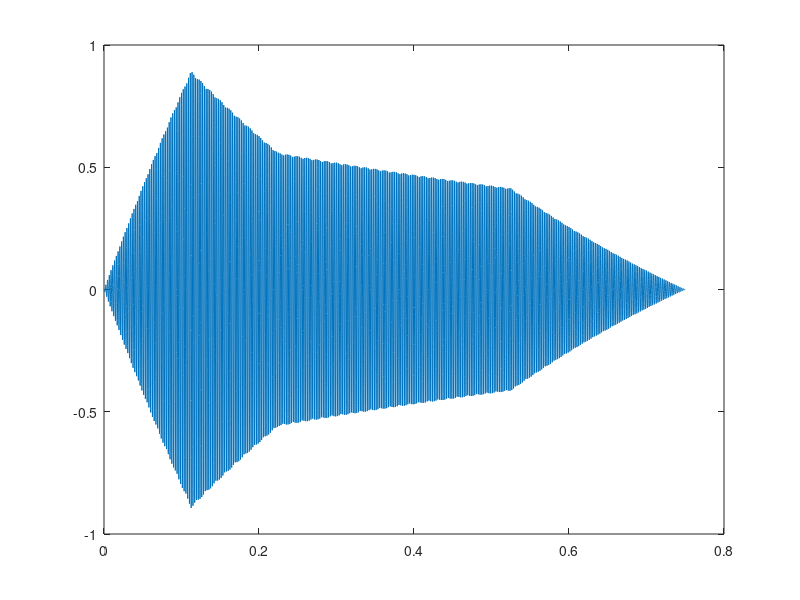

This figure's MATLAB source:
%clearing variables & screen
clear

%frequency
fs = 8000;

%durations
w = 1;
h = 0.5;
q = 0.25;
e = 0.125;
res = 0.01;

clear piano2notes;
%notes


lD = 220*2^((13-8)/12); %D4
lDs = 220*2^((14-8)/12);
lE = 220*2^((15-8)/12);
lF = 220*2^((16-8)/12);
lFs = 220*2^((17-8)/12);
lG = 220*2^((18-8)/12);
lGs = 220*2^((19-8)/12);
A = 220*2^((20-8)/12);
As = 220*2^((21-8)/12);
B = 220*2^((22-8)/12);
C = 220*2^((23-8)/12);
Cs = 220*2^((24-8)/12);
D = 220*2^((25-8)/12);
Ds = 220*2^((26-8)/12);
E = 220*2^((27-8)/12);
F = 220*2^((28-8)/12);
Fs = 220*2^((29-8)/12);
G = 220*2^((30-8)/12);
Gs = 220*2^((31-8)/12);
hA = 220*2^((32-8)/12);
hAs = 220*2^((33-8)/12);
hB = 220*2^((34-8)/12);
hBs = 220*2^((35-8)/12);

listNotes = [lD lDs lE lF lFs lG lGs ...
             A As B C Cs D Ds E F Fs G Gs ...
             hA hAs hB hBs];
         %starts with lE
%notes starts from A2 to E4
A2 = 220*2^(-12/12);
A2s = 220*2^(-11/12);
B2 = 220*2^(-10/12);
C3 = 220*2^(-9/12);
C3s = 220*2^(-8/12);
D3 = 220*2^(-7/12);
D3s = 220*2^(-6/12);
E3 = 220*2^(-5/12);
F3 = 220*2^(-4/12);
F3s = 220*2^(-3/12);
G3 = 220*2^(-2/12);
G3s = 220*2^(-1/12);
A3 = 220*2^(-0/12);
A3s = 220*2^(1/12);
B3 = 220*2^(2/12);
C4 = 220*2^(3/12);
C4s = 220*2^(4/12);
D4 = 220*2^(5/12);
D4s = 220*2^(6/12);
E4 = 220*2^(7/12);
         
         
         
         
%%%pauses only 1/8 is used in sheet
p = 1; %frequency doesnt matter as amp is 0

% ADD SHIFT FACTOR SIGNATURE KEYS

piano1notes = [A D F D Cs D E ... 
               D B C D A ... %1
               lG lF lE A ...
               lD ...
               A D F ...
               hA F ...
               E F G ...
               F ...
               B C D A B C ... %2
               lG lF ...
               lG lF lE A...
               lD lD p ...
               hA hA ...
               hB hA ...
               p G Fs G ...
               hA G Fs hA G p... %3
               G G...
               hA G ...
               p F E F...
               G F E G F p...
               E E ...
               G F E ...
               E D Cs D ... % 4
               E D Cs E D p ...
               hA p p A...
               B Cs...
               D D Cs D...
               E D Cs E D p...
               hB hA ...
               D p];
               
               
               
               
               
               
               
               
%%%for simultaneous notes
piano1lower = zeros(1,size(piano1notes,2));
piano1lower2 = zeros(1,size(piano1notes,2));
piano1lower(42) = C;
piano1lower(43) = C;
piano1lower(44) = D;
piano1lower(45) = C;
piano1lower(56) = B;
piano1lower(57) = B;
piano1lower(58) = C;
piano1lower(59) = B;
piano1lower(70) = lG;
piano1lower(71) = lG;
piano1lower(72) = B;
piano1lower(73) = A;
piano1lower(74) = lG;
piano1lower(75) = lG;
piano1lower(76) = B; 

piano1lower(103) = A;
piano1lower(101) = G;
piano1lower(102) = E;

piano1lower2(101) = D;
piano1lower2(102) = Cs;
piano1lower2(103) = lF;

%Piano1durations
piano1dur = [h+q q...
             h+q q...
             h+q e e...
             w...
             h+q e e...
             w...%1
             q q q+e e...
             w...
             h+q e e...
             h+q q...
             h+q e e...
             w...
             e e q e e q...%2
             h+q q...
             q q q+e e...
             h q q...
             h h...
             h+q q...
             q h e e...
             e e e e q q... %3
             h h...
             h+q q...
             q h e e ...
             e e e e q q ...
             h h ...
             q h q ...
             q h e e ...%4
             e e e e q q...
             q q q+e e...
             h h...
             q h e e...
             e e e e q q...
             h h...
             h+q q];
         
%Piano2notes
piano2notes= [F3 B3 G3 B3... %a
              F3 B3 G3 B3...
              F3 C4 A3 C4...
              F3 B3 G3 B3...
              F3 C4 A3 C4...
              F3 B3 G3 B3...%1
              D3s B3 F3 B3...
              F3 B3 G3 B3...
              F3 B3 G3 B3...
              F3 B3 G3 B3...
              F3 C4 A3 C4...
              F3 B3 G3 B3...
              C4 B3...%2
              A3 G3...
              A3...
              E3 B3 E3 p...
              Ds E4 B3 E4...
              Ds E4 B3 E4...
              E E4 C4 E4... A3 E4 C4 E4
              A3 E4 C4 E4...%3
              F3 D4 A3 D4... F3 D4 A3 D4
              F3 D4 A3 D4...
              G3 D4 B3 D4...
              G3 D4 B3 D4...
              D3s B3 F3 B3...
              D3s B3 F3 B3...
              C3 G3 E3 G3...%4
              C3 G3 E3 G3...
              F3 p p B2...
              C3s D3s...
              E3 B3 p...
              C4 B3 p...
              A2 B2...
              E3 p];
   
tnotes = [p p p p p];
tdur = [h h w q h];

              
              
                       
piano2lower = zeros(1,size(piano2notes,2));
piano2lower2 = zeros(1,size(piano2notes,2));

piano2lower(49) = E3;
piano2lower(50) = D3; %2
piano2lower(51) = C3;
piano2lower(52) = B2;
piano2lower(53) = B2;
piano2lower(55) = G3;
piano2lower(106) = B2;
piano2lower(113) = G3;
piano2lower(115) = A3;
piano2lower(116) = G3;

piano2lower2(113) = E3;
piano2lower2(115) = E3;
piano2lower2(116) = E3;
             
%piano2durations
piano2dur = [q q q q...
             q q q q...
             q q q q...
             q q q q...
             q q q q...
             q q q q...%1
             q q q q...
             q q q q...
             q q q q...
             q q q q...
             q q q q...
             q q q q...
             h h... %2
             h h...
             w...
             q q q q...
             q q q q...
             q q q q...
             q q q q...
             q q q q...%3
             q q q q...
             q q q q...
             q q q q...
             q q q q...
             q q q q...
             q q q q...
             q q q q... %4
             q q q q...
             q q q+e e...
             h h...
             q h q...
             h q q...
             h h...
             h+q q];

%%F major scale for piano1 and considering the natural signs.
for c=1:size(piano1notes,2)
    if ((piano1notes(c))==(B) && c~=89)
        piano1notes(c)=As;
    end
    if (piano1lower(c))==(B)
        piano1lower(c)=As;
    end
    if (piano1lower2(c))==(B)
        piano1lower2(c)=As;
    end
end
% Adjusting treble scale to bass scale
%{
for k=1:size(piano2notes,2)
    if (piano2notes(k)~=1)
        %disp(bassnotes(find(piano2notes(k)==listNotes)))
        piano2notes(k) = (2^(-11/12))*bassnotes(find((piano2notes(k))==(listNotes)));
    end
    if (~isempty(bassnotes(find((piano2lower(k))==(listNotes)))))
    piano2lower(k) = (2^(-11/12))*bassnotes(find((piano2lower(k))==(listNotes)));
    end
    
    if (~isempty(bassnotes(find((piano2lower2(k))==(listNotes)))))
    piano2lower2(k) = (2^(-11/12))*bassnotes(find((piano2lower2(k))==(listNotes)));
    end
end
%}
for o=1:size(piano2notes,2)
    if (piano2notes(o) == F3 && o~=89)
        piano2notes(o) = F3s;
    end
    if (piano2lower(o) == F3)
        piano2lower(o) = F3s;
    end
    if (piano2lower2(o) == F3)
        piano2lower2(o) = F3s;
    end
end 

piano2notes = piano2notes.*2^(-6/12);
y1 = [];
yl1 = [];
yl2 = [];
y2 = [];
y2l1 = [];
y2l2 = [];
%x =

%ADSR limit ratios
at = 0.15;
dc = 0.30;
st = 0.70;
rl = 1.00;

sustainAmp = 0.70;
 for i = 1:(size(piano1dur,2))
     clear A;
     
     u = (piano1dur(i)-piano1dur(i)/fs);
     t1 = 0:(1/fs):u;
     x = exp((-1)*t1);
    %if i==1
    %     g = cos(2*pi*notes(i)*t1);
    %     t = t1;
    %     g = g/max(g(:));
    %end
    %    tn = t1/max(t1(:));
    counter = 1;
    maxt = max(t1);
    ati = t1(t1<at*u);
    dci = t1(t1>=at*u & t1<dc*u);
    sti = t1(t1>=dc*u & t1<st*u);
    rli = t1(t1>=st.*u);
    
    ATV = [];
    DCV = [];
    STV = [];
    RLV = [];
    ATV = [(1/(max(ati)-min(ati))).*(ati-1/fs)];
    DCV = [1.00+((sustainAmp-1.00)./(max(dci)-max(ati)).*(dci-max(ati)))];
    STV = [ones(1,size(sti,2)).*sustainAmp];
    RLV = [0.7+((0-sustainAmp)./(max(t1)-max(sti))).*(rli-max(sti))];
    
    atl = size(ATV,2);
    dcl = size(DCV,2);
    stl = size(STV,2);
    rlv = size(RLV,2);
    
    A(1:atl) = ATV;
    A((atl+1):(atl+dcl)) = DCV;
    A((atl+dcl+1):(atl+dcl+stl)) = STV;
    A((atl+dcl+stl+1):(atl+dcl+stl+rlv)) = RLV;
    
    
    if piano1notes(i)==1
        y1 = [y1,0*t1];
    else

        y1 = [y1,A.*x.*cos(2*pi*piano1notes(i)*t1)];
    end
    
    if piano1lower(i)==0 || piano1lower(i)==0
        yl1 = [yl1,0*t1];
    else
        counter = counter+1;
        yl1 = [yl1,A.*x.*cos(2*pi*piano1lower(i)*t1)];
    end
    
    if piano1lower2(i)==1 || piano1lower2(i)==0
        yl2 = [yl2,0*t1];
    else
        counter = counter+1;
        yl2 = [yl2,A.*x.*cos(2*pi*piano1lower2(i)*t1)];
    end
    y1(i)=y1(i)./counter;
    yl1(i)=yl1(i)./counter;
    yl2(i)=yl2(i)./counter;
    if i==1
       plot(t1,y1)
    end
 end
 disp(ati)
 y1 = y1 + yl1 + yl2;
 y1 = y1/max(y1(:));
 %sound(y,fs)

  for i = 1:(size(piano2dur,2))
     clear A;
     
     u = (piano2dur(i)-piano2dur(i)/fs);
     t1 = 0:(1/fs):u;
     x = exp((-1)*t1);
    %if i==1
    %     g = cos(2*pi*notes(i)*t1);
    %     t = t1;
    %     g = g/max(g(:));
    %end
    %    tn = t1/max(t1(:));
    counter = 1;

    

    
   
    
    if piano2notes(i)==1
        y2 = [y2,0*t1];
    else

        y2 = [y2,cos(2*pi*piano2notes(i)*t1)];
    end
    
    if piano2lower(i)==0 || piano2lower(i)==0
        y2l1 = [y2l1,0*t1];
    else
        counter = counter+1;
        y2l1 = [y2l1,(2*pi*piano2lower(i)*t1)];
    end
    
    if piano2lower2(i)==1 || piano2lower2(i)==0
        y2l2 = [y2l2,0*t1];
    else
        counter = counter+1;
        y2l2 = [y2l2,cos(2*pi*piano2lower2(i)*t1)];
    end
    y2(i)=y2(i)./counter;
    y2l1(i)=y2l1(i)./counter;
    y2l2(i)=y2l2(i)./counter;

  end

 
 y2 = y2 + y2l1 + y2l2;
 y2 = y2/max(y2(:));
 disp(piano2notes(1:10))
 y2 = y2*2;
 y = y2 + y1/3;
 sound(y2(1:50000),fs) 
 %{
tnotes = [p p p p p 0 p];
tdur = [h h w q h w h];


 for i = 1:size(tdur,2)
     

         
     t1 = 0:(1/fs):(tdur(i)-tdur(i)/fs);
     x = exp(-3*t1);

    counter = 1;
    if tnotes(i)==1 || tnotes(i)==0
        y1 = [y1,0*t1];
    else
        y1 = [y1,x.*cos(2*pi*tnotes(i)*t1)];
    end

 end
 y1=y1/max(y1(:));
 sound(y1,fs)
%}

%disp(size(piano1notes,2))
%disp(size(piano2dur,2))
%disp(C/(2^(20/12)))
%a = [3 3 5];
%disp(find(a==5));
%disp(size(listNotes,2))
%disp(bassnotes(find(piano2notes(1)==listNotes)))



               
               
               